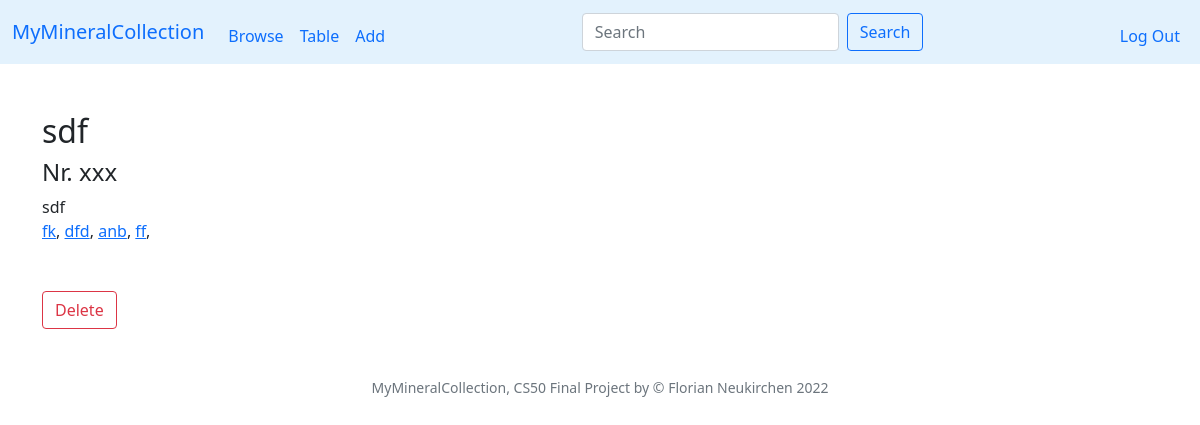
The app's page /view?id=26 (signed in), older data.
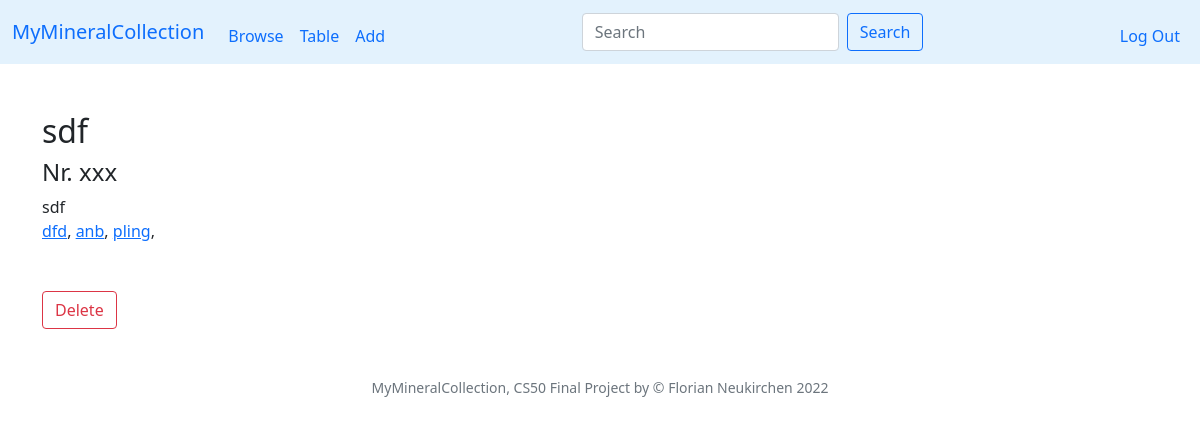
The same page, newer data.
### tables this page shows
CREATE TABLE specimen (id INTEGER PRIMARY KEY AUTOINCREMENT NOT NULL, user_id INTEGER NOT NULL, my_id TEXT, title TEXT, locality TEXT, day INTEGER, month INTEGER, year INTEGER, storage TEXT, timestamp TEXT, thumbnail TEXT);

CREATE TABLE tags (specimen_id INTEGER NOT NULL REFERENCES specimen(id) ON DELETE CASCADE, tag TEXT NOT NULL);

### app.py (the view)
@app.route("/view")
@login_required
def viewspecimen():
    id = request.args.get("id")
    if not id:
        return redirect("/")
    rows = db.execute("SELECT * FROM specimen WHERE user_id = ? AND id = ?", session["user_id"], id)
    if len(rows) != 1:
        return apology("Invalid specimen ID")
    row = rows[0]
    row['minerals'] = db.execute("SELECT minerals.name AS name, minerals.chemistry AS chemistry, minerals.crystal_system AS crystal_system FROM minerals JOIN specmin ON minerals.symbol = specmin.min_symbol WHERE specmin.specimen_id = ?", id)
    row['tags'] = db.execute("SELECT tags.tag AS tag FROM tags JOIN specimen ON tags.specimen_id = specimen.id WHERE specimen.id = ?", row['id'])
    row['images'] = db.execute("SELECT file FROM images JOIN specimen ON images.specimen_id = specimen.id WHERE specimen.id = ?", row['id'])
    return render_template("view.html", row=row)

### app.py (called while the page is built)
@app.after_request
def after_request(response):
    response.headers["Cache-Control"] = "no-cache, no-store, must-revalidate"
    response.headers["Expires"] = 0
    response.headers["Pragma"] = "no-cache"
    return response

### helpers.py (called while the page is built)
def login_required(f):
    @wraps(f)
    def decorated_function(*args, **kwargs):
        if session.get("user_id") is None:
            return redirect("/login")
        return f(*args, **kwargs)
    return decorated_function

def taglink(value):
    if not value:
        return ""
    html = '<a href="tag?t=' + value + '">' + value + '</a>'
    return html

def addnr(value):
    if not value:
        return ""
    return 'Nr. ' + value

### templates/view.html (shortened to what this page needs)
{% extends "layout.html" %}
{% block main %}
<div class="container-lg text-start">
    <h2>{{ row['title'] }}</h2>
    <div class="h4">{{ row['my_id'] | addnr }}</div>
    <div>{{ row['locality'] }}</div>
    <div class="mb-3">
        {% for tag in row['tags'] %}
                    {{ tag['tag'] | taglink | safe }},
        {% endfor %}
    </div>
    <div class="mt-5">
    <form action="/delete" method="post">
        <input class="btn btn-outline-danger" type="submit" value="Delete">
    </form>
    </div>
</div>
{% endblock %}

### templates/layout.html (shortened to what this page needs)
<!DOCTYPE html>
<html lang="en">
    <head>
        <link href="https://cdn.jsdelivr.net/npm/bootstrap@5.1.3/dist/css/bootstrap.min.css" rel="stylesheet">
        <link href="/static/styles.css" rel="stylesheet">
    </head>
    <body>
        <nav class="navbar navbar-expand-md myblue">
            <div class="container-fluid">
                <a class="navbar-brand" href="/">MyMineralCollection</a>
                <div class="collapse navbar-collapse" id="navbarNav">
                    {% if session["user_id"] %}
                        <ul class="navbar-nav me-auto mt-2 mb-lg-0">
                            <li class="nav-item"><a class="nav-link" href="/">Browse</a></li>
                            <li class="nav-item"><a class="nav-link" href="/table">Table</a></li>
                            <li class="nav-item"><a class="nav-link" href="/add">Add</a></li>
                        </ul>
                        <form class="d-flex" role="search" action="/">
                            <input class="form-control me-2" type="search" name="search" placeholder="Search" aria-label="Search">
                            <button class="btn btn-outline-primary" type="submit">Search</button>
                        </form>
                        <ul class="navbar-nav ms-auto mt-2">
                            <li class="nav-item"><a class="nav-link" href="/logout">Log Out</a></li>
                        </ul>
                    {% else %}
                        <ul class="navbar-nav ms-auto mt-2">
                            <li class="nav-item"><a class="nav-link" href="/register">Register</a></li>
                            <li class="nav-item"><a class="nav-link" href="/login">Log In</a></li>
                        </ul>
                    {% endif %}
                </div>
            </div>
        </nav>
        <main class="container-fluid py-5 text-center">
            {% block main %}{% endblock %}
        </main>
        <footer class="mb-5 small text-center text-muted">
            MyMineralCollection, CS50 Final Project by &#169; Florian Neukirchen 2022
        </footer>
    </body>
</html>

### static/styles.css (style rules this page uses)
.myblue { background-color: #e3f2fd; }

Row changes from the older to the newer data that the page shows:
removed tags: tag|taglink "fk"
removed tags: tag|taglink "ff"
added tags: tag|taglink "pling"
